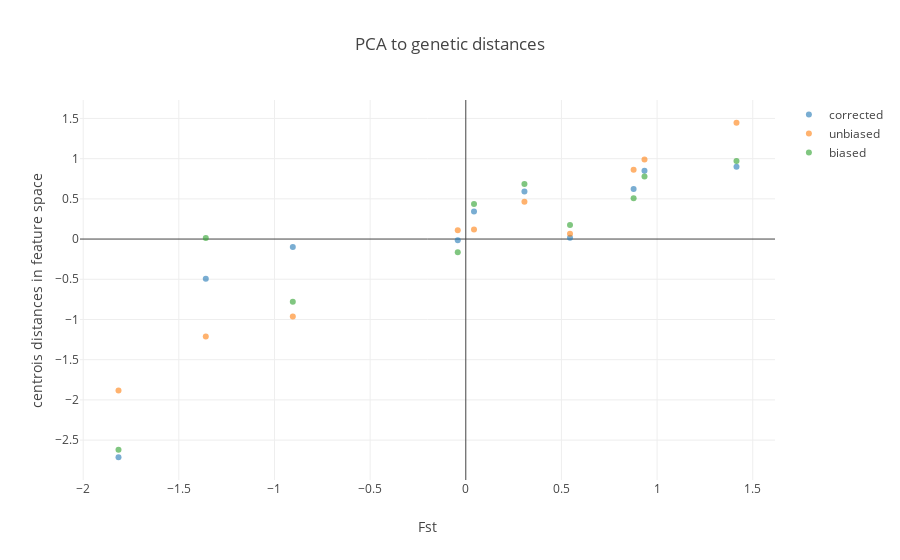

Source (notebook cell):
### Code cell
fig_fsts= [go.Scatter(
    x= fsts_compare,
    y= t[:,i],
    mode= 'markers',
    marker= dict(
        color= i,
        opacity= .6
    ),
    name= ['unbiased','biased','corrected'][i-1]
    ) for i in [0,1,2]
]

layout = go.Layout(
    title= 'PCA to genetic distances',
    yaxis=dict(
        title='centrois distances in feature space'),
    xaxis=dict(
        title='normalized Fst')
)

fig= go.Figure(data=fig_fsts, layout=layout)
iplot(fig)

### Figure 1 — Plotly figure (JSON) as saved in the notebook; plotly's stock layout.template omitted (floating-point values rounded to 4 significant figures)
{"data": [{"marker": {"color": 0, "opacity": 0.6}, "mode": "markers", "name": "corrected", "type": "scatter", "x": [-0.9043, -1.815, 0.8773, -0.04197, -1.359, 0.9341, 0.3066, 0.5448, 0.04295, 1.415], "y": [-0.09764, -2.713, 0.6231, -0.01597, -0.4943, 0.8501, 0.591, 0.01578, 0.3433, 0.8978]}, {"marker": {"color": 1, "opacity": 0.6}, "mode": "markers", "name": "unbiased", "type": "scatter", "x": [-0.9043, -1.815, 0.8773, -0.04197, -1.359, 0.9341, 0.3066, 0.5448, 0.04295, 1.415], "y": [-0.9616, -1.884, 0.8612, 0.1103, -1.212, 0.9892, 0.4632, 0.06762, 0.1195, 1.446]}, {"marker": {"color": 2, "opacity": 0.6}, "mode": "markers", "name": "biased", "type": "scatter", "x": [-0.9043, -1.815, 0.8773, -0.04197, -1.359, 0.9341, 0.3066, 0.5448, 0.04295, 1.415], "y": [-0.7794, -2.621, 0.5088, -0.1631, 0.01198, 0.7786, 0.6848, 0.1734, 0.4346, 0.9714]}], "layout": {"title": "PCA to genetic distances", "xaxis": {"title": "Fst"}, "yaxis": {"title": "centrois distances in feature space"}}}
